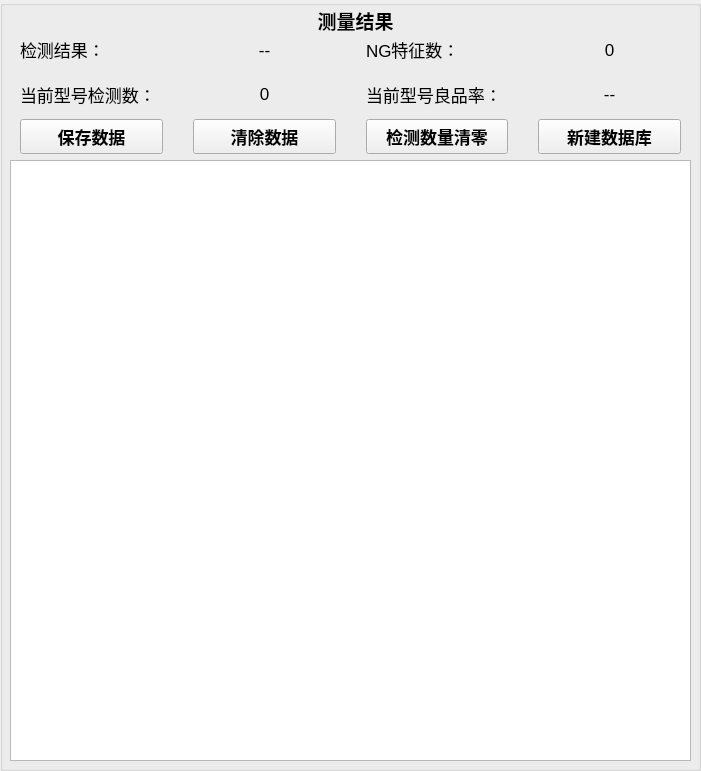
   <widget class="QGroupBox" name="groupBox_7">
    <property name="geometry">
     <rect>
      <x>1190</x>
      <y>190</y>
      <width>701</width>
      <height>771</height>
     </rect>
    </property>
    <property name="font">
     <font>
      <pointsize>11</pointsize>
     </font>
    </property>
    <property name="title">
     <string/>
    </property>
    <widget class="QWidget" name="layoutWidget_6">
     <property name="geometry">
      <rect>
       <x>20</x>
       <y>30</y>
       <width>661</width>
       <height>124</height>
      </rect>
     </property>
     <layout class="QGridLayout" name="gridLayout_13">
      <property name="horizontalSpacing">
       <number>30</number>
      </property>
      <item row="2" column="2">
       <widget class="QPushButton" name="zeroMeasureNum">
        <property name="minimumSize">
         <size>
          <width>0</width>
          <height>35</height>
         </size>
        </property>
        <property name="font">
         <font>
          <pointsize>13</pointsize>
          <weight>75</weight>
          <bold>true</bold>
         </font>
        </property>
        <property name="text">
         <string>检测数量清零</string>
        </property>
       </widget>
      </item>
      <item row="2" column="0">
       <widget class="QPushButton" name="saveMeasureResult">
        <property name="minimumSize">
         <size>
          <width>0</width>
          <height>35</height>
         </size>
        </property>
        <property name="font">
         <font>
          <pointsize>13</pointsize>
          <weight>75</weight>
          <bold>true</bold>
         </font>
        </property>
        <property name="text">
         <string>保存数据</string>
        </property>
       </widget>
      </item>
      <item row="1" column="2">
       <widget class="QLabel" name="label_57">
        <property name="font">
         <font>
          <pointsize>13</pointsize>
         </font>
        </property>
        <property name="text">
         <string>当前型号良品率：</string>
        </property>
       </widget>
      </item>
      <item row="2" column="3">
       <widget class="QPushButton" name="creatDatabase">
        <property name="minimumSize">
         <size>
          <width>0</width>
          <height>35</height>
         </size>
        </property>
        <property name="font">
         <font>
          <pointsize>13</pointsize>
          <weight>75</weight>
          <bold>true</bold>
         </font>
        </property>
        <property name="text">
         <string>新建数据库</string>
        </property>
       </widget>
      </item>
      <item row="1" column="1">
       <widget class="QLabel" name="programMeasureNum">
        <property name="font">
         <font>
          <pointsize>13</pointsize>
         </font>
        </property>
        <property name="text">
         <string>0</string>
        </property>
        <property name="alignment">
         <set>Qt::AlignCenter</set>
        </property>
       </widget>
      </item>
      <item row="0" column="2">
       <widget class="QLabel" name="label_59">
        <property name="font">
         <font>
          <pointsize>13</pointsize>
         </font>
        </property>
        <property name="text">
         <string>NG特征数：</string>
        </property>
       </widget>
      </item>
      <item row="0" column="3">
       <widget class="QLabel" name="ngFeatureNum">
        <property name="font">
         <font>
          <pointsize>13</pointsize>
         </font>
        </property>
        <property name="text">
         <string>0</string>
        </property>
        <property name="alignment">
         <set>Qt::AlignCenter</set>
        </property>
       </widget>
      </item>
      <item row="0" column="0">
       <widget class="QLabel" name="label_56">
        <property name="font">
         <font>
          <pointsize>13</pointsize>
          <weight>50</weight>
          <bold>false</bold>
         </font>
        </property>
        <property name="text">
         <string>检测结果：</string>
        </property>
       </widget>
      </item>
      <item row="1" column="3">
       <widget class="QLabel" name="programYield">
        <property name="font">
         <font>
          <pointsize>13</pointsize>
         </font>
        </property>
        <property name="text">
         <string>--</string>
        </property>
        <property name="alignment">
         <set>Qt::AlignCenter</set>
        </property>
       </widget>
      </item>
      <item row="1" column="0">
       <widget class="QLabel" name="label_58">
        <property name="font">
         <font>
          <pointsize>13</pointsize>
         </font>
        </property>
        <property name="text">
         <string>当前型号检测数：</string>
        </property>
       </widget>
      </item>
      <item row="0" column="1">
       <widget class="QLabel" name="measureResultFlag">
        <property name="font">
         <font>
          <pointsize>13</pointsize>
         </font>
        </property>
        <property name="text">
         <string>--</string>
        </property>
        <property name="alignment">
         <set>Qt::AlignCenter</set>
        </property>
       </widget>
      </item>
      <item row="2" column="1">
       <widget class="QPushButton" name="clearMeasureResult">
        <property name="minimumSize">
         <size>
          <width>0</width>
          <height>35</height>
         </size>
        </property>
        <property name="font">
         <font>
          <pointsize>13</pointsize>
          <weight>75</weight>
          <bold>true</bold>
         </font>
        </property>
        <property name="text">
         <string>清除数据</string>
        </property>
       </widget>
      </item>
     </layout>
    </widget>
    <widget class="QTableWidget" name="measureTable">
     <property name="geometry">
      <rect>
       <x>10</x>
       <y>160</y>
       <width>681</width>
       <height>601</height>
      </rect>
     </property>
    </widget>
    <widget class="QLabel" name="label_61">
     <property name="geometry">
      <rect>
       <x>300</x>
       <y>10</y>
       <width>111</width>
       <height>21</height>
      </rect>
     </property>
     <property name="palette">
      <palette>
       <active>
        <colorrole role="WindowText">
         <brush brushstyle="SolidPattern">
          <color alpha="255">
           <red>0</red>
           <green>58</green>
           <blue>175</blue>
          </color>
         </brush>
        </colorrole>
        <colorrole role="Text">
         <brush brushstyle="SolidPattern">
          <color alpha="255">
           <red>0</red>
           <green>45</green>
           <blue>136</blue>
          </color>
         </brush>
        </colorrole>
        <colorrole role="PlaceholderText">
         <brush brushstyle="NoBrush">
          <color alpha="128">
           <red>0</red>
           <green>45</green>
           <blue>136</blue>
          </color>
         </brush>
        </colorrole>
       </active>
       <inactive>
        <colorrole role="WindowText">
         <brush brushstyle="SolidPattern">
          <color alpha="255">
           <red>0</red>
           <green>0</green>
           <blue>0</blue>
          </color>
         </brush>
        </colorrole>
        <colorrole role="Text">
         <brush brushstyle="SolidPattern">
          <color alpha="255">
           <red>0</red>
           <green>0</green>
           <blue>0</blue>
          </color>
         </brush>
        </colorrole>
        <colorrole role="PlaceholderText">
         <brush brushstyle="NoBrush">
          <color alpha="128">
           <red>0</red>
           <green>45</green>
           <blue>136</blue>
          </color>
         </brush>
        </colorrole>
       </inactive>
       <disabled>
        <colorrole role="WindowText">
         <brush brushstyle="SolidPattern">
          <color alpha="255">
           <red>120</red>
           <green>120</green>
           <blue>120</blue>
          </color>
         </brush>
        </colorrole>
        <colorrole role="Text">
         <brush brushstyle="SolidPattern">
          <color alpha="255">
           <red>120</red>
           <green>120</green>
           <blue>120</blue>
          </color>
         </brush>
        </colorrole>
        <colorrole role="PlaceholderText">
         <brush brushstyle="NoBrush">
          <color alpha="128">
           <red>0</red>
           <green>45</green>
           <blue>136</blue>
          </color>
         </brush>
        </colorrole>
       </disabled>
      </palette>
     </property>
     <property name="font">
      <font>
       <pointsize>14</pointsize>
       <weight>75</weight>
       <bold>true</bold>
      </font>
     </property>
     <property name="text">
      <string>测量结果</string>
     </property>
     <property name="alignment">
      <set>Qt::AlignCenter</set>
     </property>
    </widget>
   </widget>
